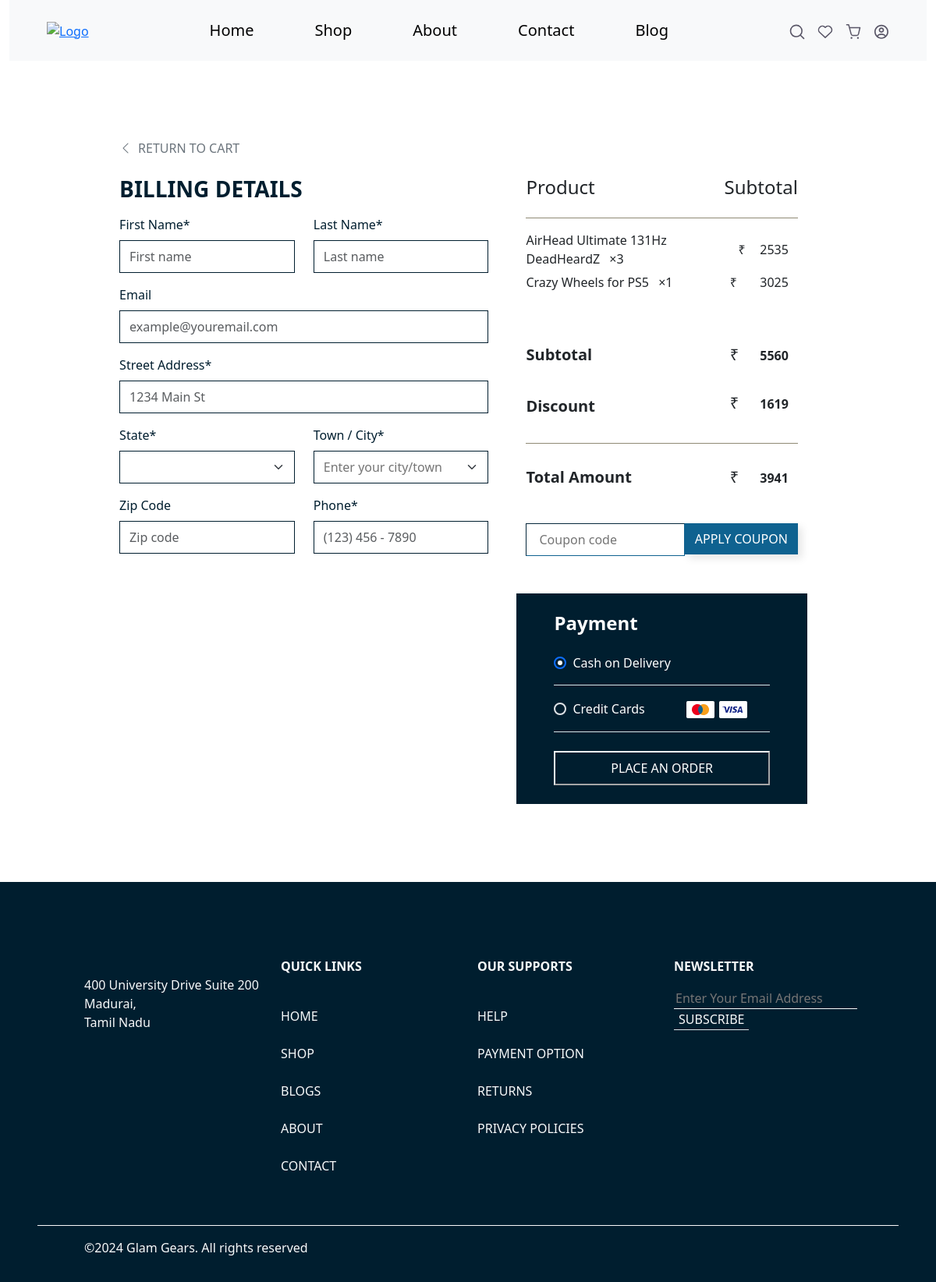
The app's page /shipping.php (signed in), older data.
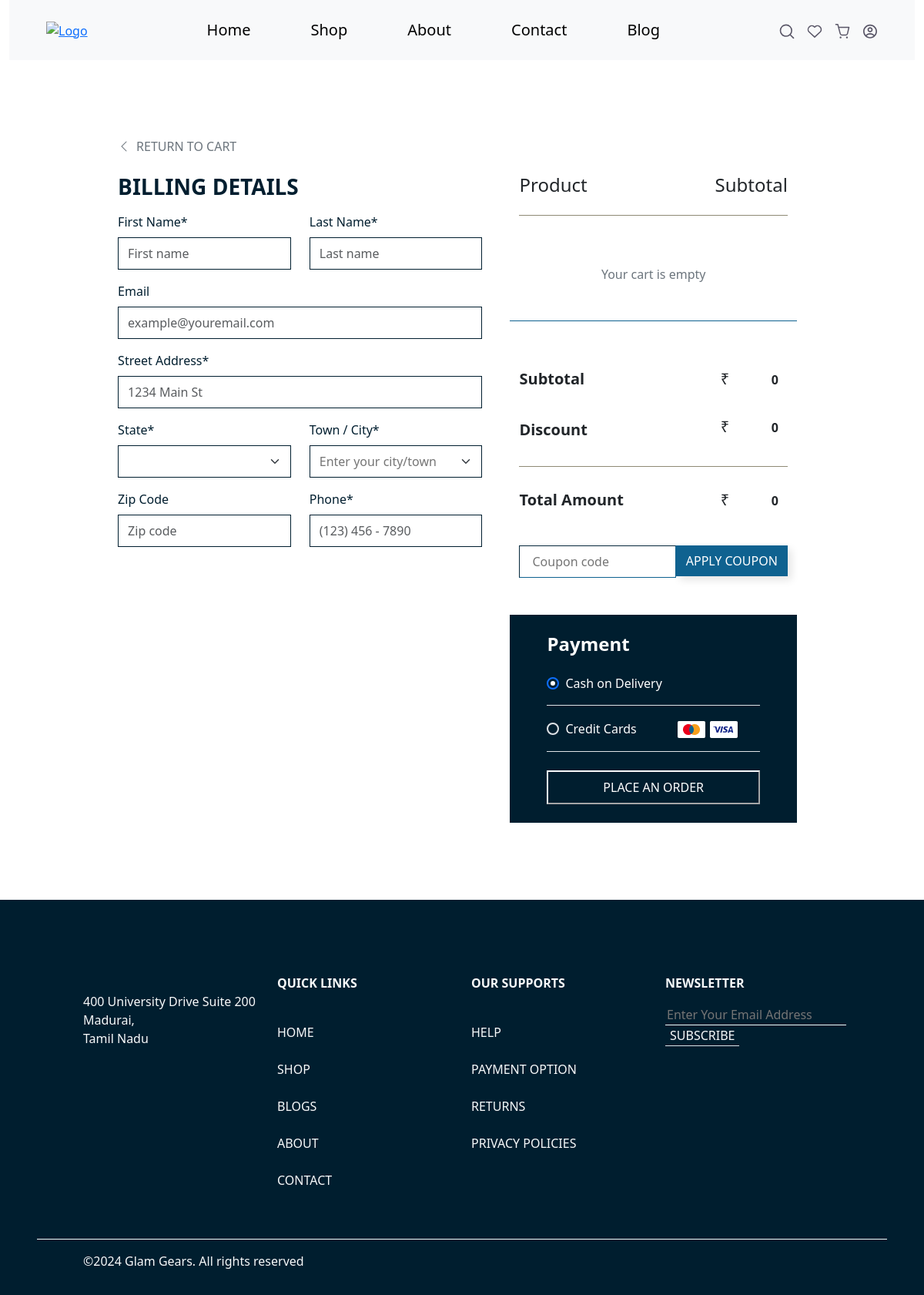
The same page, newer data.
### tables this page shows
CREATE TABLE `cart` (
  `cart_id` int(11) NOT NULL,
  `user_id` int(11) DEFAULT NULL,
  `product_id` int(11) DEFAULT NULL,
  `quantity` int(11) DEFAULT 1,
  `added_on` timestamp NOT NULL DEFAULT current_timestamp()
);

CREATE TABLE `products` (
  `id` int(11) NOT NULL,
  `product_id` int(100) NOT NULL,
  `product_name` varchar(100) NOT NULL,
  `product_description` text NOT NULL,
  `product_price` decimal(10,2) NOT NULL,
  `discount_percent` decimal(2,2) NOT NULL,
  `product_quantity` int(100) NOT NULL,
  `category_name` varchar(100) NOT NULL,
  `brand_name` varchar(100) NOT NULL,
  `product_status` varchar(8) NOT NULL DEFAULT 'active',
  `merchant_id` int(100) NOT NULL,
  `main_image_name` varchar(100) NOT NULL,
  `is_featured` varchar(1) NOT NULL,
  `created_at` timestamp NOT NULL DEFAULT current_timestamp() ON UPDATE current_timestamp(),
  `updated_at` timestamp NOT NULL DEFAULT current_timestamp()
);

### shipping.php (the view, shortened to what the changed rows need)
<?php
include_once('./config.php');
$userId = $_SESSION['user'];
?>
<!DOCTYPE html>
<html lang="en">
<?php
include_once('./head.php');
?>
<?php
include_once('./header.php');
?>
<div class="billing-details row">
  <form action="" method="post" class="row">
    <div class="col-lg-5 col-12">
      <?php
      include('./config.php');
      $productSql = "SELECT  products.product_id AS productID, cart.cart_id AS cartID, products.main_image_name AS img_name, products.product_name AS productName, products.product_price AS productPrice,products.discount_percent AS discountpercent , cart.quantity AS quantity FROM cart INNER JOIN products ON cart.product_id = products.product_id WHERE cart.user_id = ?";
      $productStmt = $config->prepare($productSql);
      $productStmt->bind_param("i", $userId);
      $productStmt->execute();
      $productResult = $productStmt->get_result();
      if ($productResult->num_rows > 0) {
        while ($productRow = $productResult->fetch_assoc()) {
      ?>
          <div class="row">
            <div class="col-12 d-flex justify-content-between align-items-center">
              <p class="mb-0"><?php echo $productRow['productName']; ?> <span class="ms-2">&#215;<?php echo $productRow['quantity']; ?></span></p>
              <div class=" d-flex align-items-center justify-content-end w-25 ">
                &#8377;<input disabled type="number" class="form-control bg-transparent border-0  text-end text-dark" value="<?php
                                                                                                                              echo $productRow['productPrice'] * $productRow['quantity'];
                                                                                                                              ?>" />
              </div>
            </div>
          </div>
      <?php
        }
      } else {
        echo '<div style="border-bottom: 1px solid #0f6290" class="row text-secondary px-3 py-5 fw-medium d-flex gap-4 gap-lg-0 align-items-center ">
          <div class="col-12 text-center">Your cart is empty</div>
          </div>';
      }
      ?>
      <?php
      include('./config.php');
      $productSql = "SELECT SUM(products.product_price * cart.quantity) AS total_price FROM cart INNER JOIN products ON cart.product_id = products.product_id WHERE cart.user_id = ?";
      $productStmt = $config->prepare($productSql);
      $productStmt->bind_param("i", $userId);
      $productStmt->execute();
      $productResult = $productStmt->get_result();
      if ($productResult->num_rows > 0) {
        $productRow = $productResult->fetch_assoc();
        $totalCart = round($productRow['total_price'], 2);
      }
      $productSql = "SELECT SUM(products.product_price* cart.quantity) AS total_price FROM cart INNER JOIN products ON cart.product_id = products.product_id WHERE cart.user_id = ?";
      $productStmt = $config->prepare($productSql);
      $productStmt->bind_param("i", $userId);
      $productStmt->execute();
      $productResult = $productStmt->get_result();
      if ($productResult->num_rows > 0) {
        $productRow = $productResult->fetch_assoc();
        $subTotal = round($productRow['total_price'], 2);
      }
      $productSql = "SELECT SUM( (products.product_price * products.discount_percent) * cart.quantity) AS total_price FROM cart INNER JOIN products ON cart.product_id = products.product_id WHERE cart.user_id = ?";
      $productStmt = $config->prepare($productSql);
      $productStmt->bind_param("i", $userId);
      $productStmt->execute();
      $productResult = $productStmt->get_result();
      if ($productResult->num_rows > 0) {
        $productRow = $productResult->fetch_assoc();
        $disTotal = round($productRow['total_price'], 2);
        $discount = $subTotal -  $disTotal;
      }
      ?>
      <div class="row mt-5">
        <div class="col-12 d-flex justify-content-between align-items-center">
          <div class=" d-flex align-items-center justify-content-end w-25 h5">
            &#8377;<input disabled type="number" class="form-control bg-transparent border-0 fw-semibold pt-3 text-dark text-end h5" value="<?php
                                                                                                                                            echo $totalCart;
                                                                                                                                            ?>" />
          </div>
        </div>
      </div>
      <div class="d-flex justify-content-between align-items-center">
        <div class=" d-flex align-items-center justify-content-end w-25 h5">
          &#8377;<input disabled type="number" class="form-control bg-transparent border-0 fw-semibold pt-3 text-dark text-end h5" value="<?php if (isset($_POST['couponSubmit'])) {
                                                                                                                                            echo $disTotal + ($discount * $couponDiscount);
                                                                                                                                          } else {
                                                                                                                                            echo $disTotal;
                                                                                                                                          } ?>" />
        </div>
      </div>
      <div class="row">
        <div class="col-12 d-flex justify-content-between align-items-center">
          <div class=" d-flex align-items-center justify-content-end w-25 h5">
            &#8377;<input type="number" name="totalCost" class="form-control bg-transparent border-0 fw-semibold pt-3 text-dark text-end h5" value="<?php if (isset($_POST['couponSubmit'])) {
                                                                                                                                                      echo $discount - (($discount * $couponDiscount));
                                                                                                                                                    } else {
                                                                                                                                                      echo $discount;
                                                                                                                                                    } ?>" />
          </div>
        </div>
      </div>
    </div>
  </form>
</div>
<?php
include_once('./footer.php');
?>

Row changes from the older to the newer data that the page shows:
removed cart: products.product_name "AirHead Ultimate 131Hz DeadHeardZ", quantity "3", quantity.product_price "2535"
removed cart: products.product_name "Crazy Wheels for PS5", quantity "1", quantity.product_price "3025"
Text that changed along with them:
form field value: "5560" → "0"
form field value: "1619" → "0"
form field totalCost: "3941" → "0"
text now shown: "Your cart is empty"
